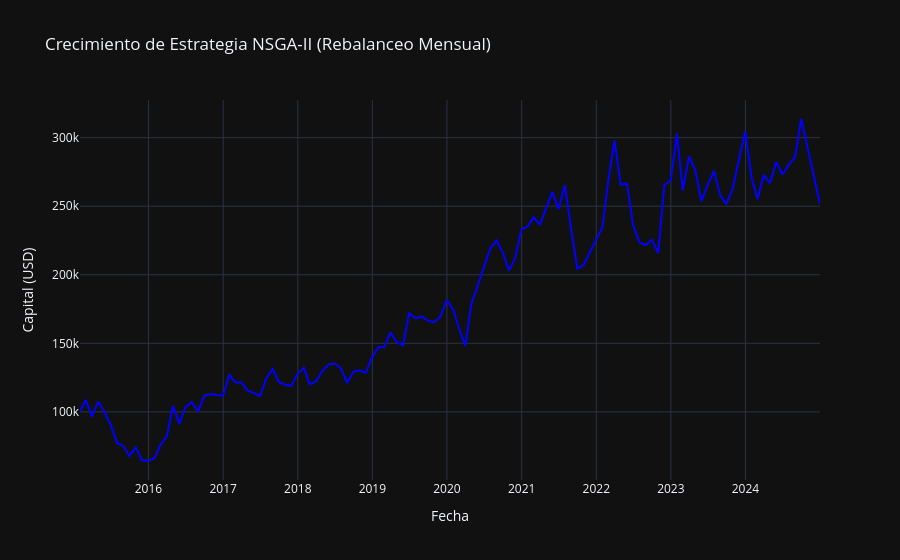
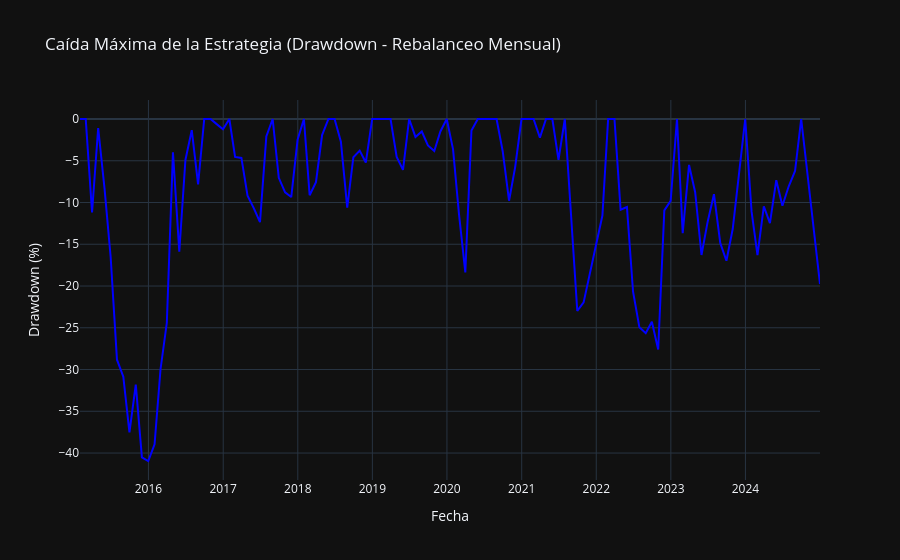

Notebook code cell kept with these figures, in order:
### Markdown cell above
## 6. Simulación de Riqueza Histórica (Backtesting) y Caídas (Drawdowns)

Realizamos la simulación histórica del portafolio óptimo seleccionado en el Frente de Pareto, considerando rebalanceo Mensual y costos de transacción (0.10%), y calculamos las caídas máximas (Drawdowns).

### Code cell
frecuencia_sel = "Mensual"
codigo_freq = "ME"
LAMBDA_TC = 0.0010

precios_sim = precios.resample(codigo_freq).last()
retornos_sim = precios_sim.pct_change().dropna()
fechas_sim = [precios_sim.index[0]] + list(retornos_sim.index)

# Motor unificado (idéntico al de M4)
def backtest_ga(retornos_df, w_objetivo, capital_inicial, lambda_tc=0.0):
    R = retornos_df.to_numpy(dtype=float)
    T_len = R.shape[0]
    w_obj = np.asarray(w_objetivo, dtype=float)
    riqueza = np.zeros(T_len + 1)
    riqueza[0] = capital_inicial
    w_actual = w_obj.copy()
    
    for t in range(T_len):
        ret = R[t]
        if t > 0:
            delta = np.sum(np.abs(w_actual - w_obj))
            tc = lambda_tc * delta
            cap_post = riqueza[t] * (1 - tc)
            ret_port = float(np.dot(w_obj, ret))
            riqueza[t + 1] = cap_post * (1 + ret_port)
            w_actual = w_obj * (1 + ret) / (1 + ret_port)
        else:
            ret_port = float(np.dot(w_actual, ret))
            riqueza[t + 1] = riqueza[t] * (1 + ret_port)
            w_actual = w_actual * (1 + ret) / (1 + ret_port)
    return riqueza

riqueza_nsga = backtest_ga(retornos_sim, mejor_pesos, CAPITAL_INICIAL, LAMBDA_TC)

# Gráfico de evolución de riqueza
fig_sim = go.Figure()
fig_sim.add_trace(go.Scatter(x=fechas_sim, y=riqueza_nsga, mode='lines', name=f'NSGA-II Rebalanceado (${riqueza_nsga[-1]:,.2f})', line=dict(color='blue')))
fig_sim.update_layout(title=f'Crecimiento de Estrategia NSGA-II (Rebalanceo {frecuencia_sel})', xaxis_title='Fecha', yaxis_title='Capital (USD)', template='plotly_dark')
fig_sim.show()

# Calcular Drawdowns
cum_max = np.maximum.accumulate(riqueza_nsga)
with np.errstate(divide='ignore', invalid='ignore'):
    dd_nsga = (riqueza_nsga - cum_max) / cum_max
    dd_nsga = np.nan_to_num(dd_nsga, nan=0.0)
dd_nsga_pct = dd_nsga * 100

fig_dd = go.Figure()
fig_dd.add_trace(go.Scatter(x=fechas_sim, y=dd_nsga_pct, mode='lines', name='Drawdown NSGA-II', line=dict(color='blue')))
fig_dd.update_layout(
    title=f'Caída Máxima de la Estrategia (Drawdown - Rebalanceo {frecuencia_sel})',
    xaxis_title='Fecha',
    yaxis_title='Drawdown (%)',
    template='plotly_dark',
    hovermode="x unified"
)
fig_dd.show()
